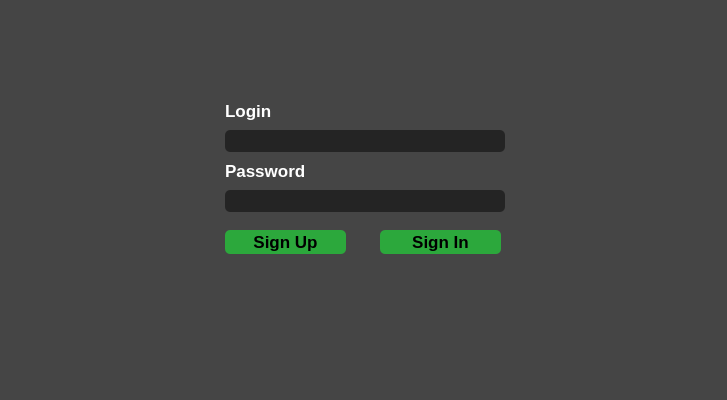
<?xml version="1.0" encoding="UTF-8"?>
<ui version="4.0">
 <class>mainWindowClass</class>
 <widget class="QWidget" name="mainWindowClass">
  <property name="geometry">
   <rect>
    <x>0</x>
    <y>0</y>
    <width>727</width>
    <height>400</height>
   </rect>
  </property>
  <property name="windowTitle">
   <string>Prosoft</string>
  </property>
  <property name="styleSheet">
   <string notr="true">background-color: gray;</string>
  </property>
  <widget class="QWidget" name="widget" native="true">
   <property name="geometry">
    <rect>
     <x>0</x>
     <y>0</y>
     <width>741</width>
     <height>411</height>
    </rect>
   </property>
   <property name="sizePolicy">
    <sizepolicy hsizetype="Expanding" vsizetype="Expanding">
     <horstretch>0</horstretch>
     <verstretch>0</verstretch>
    </sizepolicy>
   </property>
   <property name="styleSheet">
    <string notr="true">background-color: rgba(28,28,28,150);
setalignment: center
</string>
   </property>
   <widget class="QLabel" name="label_3">
    <property name="geometry">
     <rect>
      <x>225</x>
      <y>160</y>
      <width>81</width>
      <height>21</height>
     </rect>
    </property>
    <property name="font">
     <font>
      <family>Arial</family>
      <pointsize>13</pointsize>
      <bold>true</bold>
     </font>
    </property>
    <property name="styleSheet">
     <string notr="true">color: white;
background-color: transparent;</string>
    </property>
    <property name="text">
     <string>Password</string>
    </property>
    <property name="alignment">
     <set>Qt::AlignLeading|Qt::AlignLeft|Qt::AlignVCenter</set>
    </property>
   </widget>
   <widget class="QLabel" name="label_2">
    <property name="geometry">
     <rect>
      <x>225</x>
      <y>100</y>
      <width>51</width>
      <height>21</height>
     </rect>
    </property>
    <property name="font">
     <font>
      <family>Arial</family>
      <pointsize>13</pointsize>
      <bold>true</bold>
     </font>
    </property>
    <property name="autoFillBackground">
     <bool>false</bool>
    </property>
    <property name="styleSheet">
     <string notr="true">color: white;
background-color: transparent;
</string>
    </property>
    <property name="text">
     <string>Login</string>
    </property>
    <property name="alignment">
     <set>Qt::AlignLeading|Qt::AlignLeft|Qt::AlignVCenter</set>
    </property>
   </widget>
   <widget class="QLineEdit" name="LoginLineEdit">
    <property name="geometry">
     <rect>
      <x>225</x>
      <y>130</y>
      <width>280</width>
      <height>22</height>
     </rect>
    </property>
    <property name="font">
     <font>
      <family>Arial</family>
      <pointsize>13</pointsize>
      <bold>true</bold>
     </font>
    </property>
    <property name="styleSheet">
     <string notr="true">background-color: rgba(14,14,14,150);
color: white;
border-radius: 5px;</string>
    </property>
   </widget>
   <widget class="QLineEdit" name="PasswordLineEdit">
    <property name="geometry">
     <rect>
      <x>225</x>
      <y>190</y>
      <width>280</width>
      <height>22</height>
     </rect>
    </property>
    <property name="styleSheet">
     <string notr="true">background-color: rgba(14,14,14,150);
color: white;
border-radius: 5px;</string>
    </property>
   </widget>
   <widget class="QPushButton" name="SignUpToButton">
    <property name="geometry">
     <rect>
      <x>225</x>
      <y>230</y>
      <width>121</width>
      <height>24</height>
     </rect>
    </property>
    <property name="font">
     <font>
      <family>Arial</family>
      <pointsize>13</pointsize>
      <bold>true</bold>
     </font>
    </property>
    <property name="styleSheet">
     <string notr="true">background-color: rgb(44,168,60);
border-radius: 5px;</string>
    </property>
    <property name="text">
     <string>Sign Up</string>
    </property>
   </widget>
   <widget class="QPushButton" name="SignInToButton">
    <property name="geometry">
     <rect>
      <x>380</x>
      <y>230</y>
      <width>121</width>
      <height>24</height>
     </rect>
    </property>
    <property name="font">
     <font>
      <family>Arial</family>
      <pointsize>13</pointsize>
      <bold>true</bold>
     </font>
    </property>
    <property name="styleSheet">
     <string notr="true">background-color: rgb(44,168,60);
border-radius: 5px;</string>
    </property>
    <property name="text">
     <string>Sign In</string>
    </property>
   </widget>
  </widget>
 </widget>
 <layoutdefault spacing="6" margin="11"/>
 <resources>
  <include location="mainWindow.qrc"/>
 </resources>
 <connections/>
</ui>
